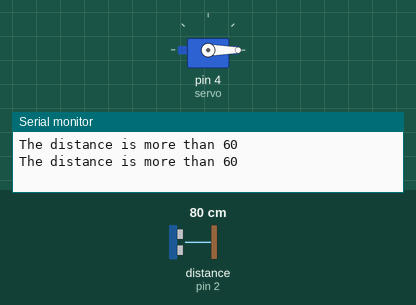
A sketch run on a simulated Arduino Uno, built with avr-gcc and run on an emulated ATmega328P. Parts: servo, the last lines printed to the serial monitor. Wiring (inferred from the names in the program): ultrasonic range finder: trigger pin 3; echo pin 2. The test bench sets the inputs (shaded band); at power-on: distance to the obstacle (sensor on pin 2) 80 cm. The echo pulse lasts 58.3 µs per cm.

Above: at 1.8 s.
1.9 s: distance to the obstacle (sensor on pin 2) set to 7 cm
4.5 s: distance to the obstacle (sensor on pin 2) set to 4 cm
At 5.4 s:
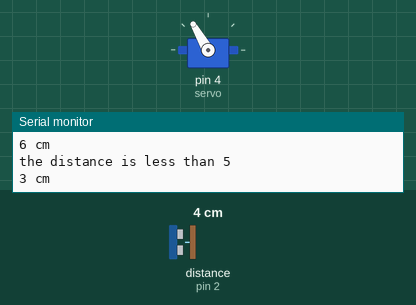
6.5 s: distance to the obstacle (sensor on pin 2) set to 9 cm
At 8.2 s:
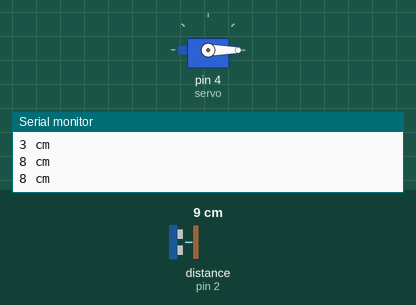
8.5 s: distance to the obstacle (sensor on pin 2) set to 2 cm
At 9.9 s:
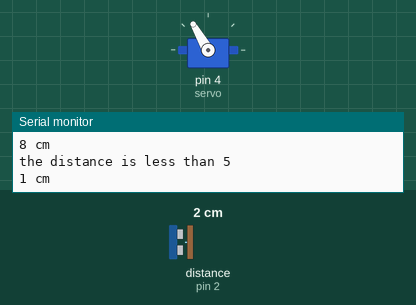
Timing chart, 0 to 11.5 s (numbered marks = the images above; inputs shaded):
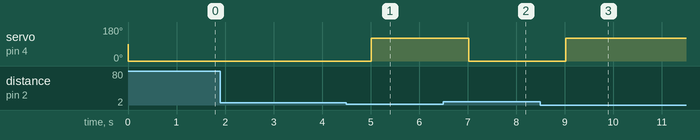

Measured:
- the behaviour switches between 6 and 5 cm on distance to the obstacle (sensor on pin 2) (found by bisection; images 0 and 1)
- after the input at 4.5 s, servo on pin 4 (servo): 0° → 120° after 0.52 s
- after the input at 6.5 s, servo on pin 4 (servo): 120° → 0° after 0.52 s
- after the input at 8.5 s, servo on pin 4 (servo): 0° → 120° after 0.52 s

The sketch:

uji_new_2020.ino
```cpp
#include <U8glib.h>
#include <Servo.h>
#define trigPin 3
#define echoPin 2
Servo servo;
int sound = 250;
void setup() {
Serial.begin (9600);
pinMode(trigPin, OUTPUT);
pinMode(echoPin, INPUT);
servo.attach(4);

}
void loop() {
long duration, distance;
digitalWrite(trigPin, LOW);
delayMicroseconds(2);
digitalWrite(trigPin, HIGH);
delayMicroseconds(10);
digitalWrite(trigPin, LOW);
duration = pulseIn(echoPin, HIGH);
distance = (duration/2) / 29.1;
if (distance < 5) {
Serial.println("the distance is less than 5");
servo.write(120);
}
else {
servo.write(0);
}
if (distance > 60 || distance <= 0){
Serial.println("The distance is more than 60");
}
else {
Serial.print(distance);
Serial.println(" cm");
}
delay(1000);
}
```
